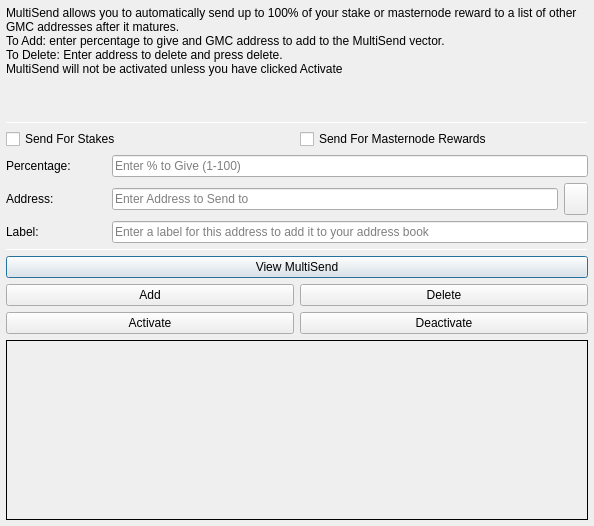
<?xml version="1.0" encoding="UTF-8"?>
<ui version="4.0">
 <class>MultiSendDialog</class>
 <widget class="QDialog" name="MultiSendDialog">
  <property name="windowModality">
   <enum>Qt::NonModal</enum>
  </property>
  <property name="geometry">
   <rect>
    <x>0</x>
    <y>0</y>
    <width>594</width>
    <height>526</height>
   </rect>
  </property>
  <property name="windowTitle">
   <string>MultiSend</string>
  </property>
  <layout class="QVBoxLayout" name="verticalLayout" stretch="0">
   <property name="leftMargin">
    <number>6</number>
   </property>
   <property name="topMargin">
    <number>6</number>
   </property>
   <property name="rightMargin">
    <number>6</number>
   </property>
   <property name="bottomMargin">
    <number>6</number>
   </property>
   <item>
    <layout class="QVBoxLayout" name="verticalLayout_Main" stretch="1,1,1,0,1,1,1">
     <item>
      <widget class="QLabel" name="label_2">
       <property name="lineWidth">
        <number>1</number>
       </property>
       <property name="text">
        <string>MultiSend allows you to automatically send up to 100% of your stake or masternode reward to a list of other GMC addresses after it matures.
To Add: enter percentage to give and GMC address to add to the MultiSend vector.
To Delete: Enter address to delete and press delete.
MultiSend will not be activated unless you have clicked Activate</string>
       </property>
       <property name="alignment">
        <set>Qt::AlignLeading|Qt::AlignLeft|Qt::AlignTop</set>
       </property>
       <property name="wordWrap">
        <bool>true</bool>
       </property>
      </widget>
     </item>
     <item>
      <widget class="Line" name="line">
       <property name="minimumSize">
        <size>
         <width>0</width>
         <height>1</height>
        </size>
       </property>
       <property name="maximumSize">
        <size>
         <width>16777215</width>
         <height>1</height>
        </size>
       </property>
       <property name="orientation">
        <enum>Qt::Horizontal</enum>
       </property>
      </widget>
     </item>
     <item>
      <layout class="QVBoxLayout" name="verticalLayout_Settings">
       <item>
        <layout class="QHBoxLayout" name="horizontalLayout">
         <item>
          <widget class="QCheckBox" name="multiSendStakeCheckBox">
           <property name="text">
            <string>Send For Stakes</string>
           </property>
          </widget>
         </item>
         <item>
          <widget class="QCheckBox" name="multiSendMasternodeCheckBox">
           <property name="text">
            <string>Send For Masternode Rewards</string>
           </property>
          </widget>
         </item>
        </layout>
       </item>
       <item>
        <layout class="QHBoxLayout" name="horizontalLayout_6">
         <item>
          <widget class="QLabel" name="label">
           <property name="minimumSize">
            <size>
             <width>100</width>
             <height>0</height>
            </size>
           </property>
           <property name="toolTip">
            <string>Percentage of stake to send</string>
           </property>
           <property name="text">
            <string>Percentage:</string>
           </property>
          </widget>
         </item>
         <item>
          <widget class="QLineEdit" name="multiSendPercentEdit">
           <property name="toolTip">
            <string>Enter whole numbers 1 - 100</string>
           </property>
           <property name="placeholderText">
            <string>Enter % to Give (1-100)</string>
           </property>
          </widget>
         </item>
        </layout>
       </item>
       <item>
        <layout class="QHBoxLayout" name="horizontalLayout_7">
         <item>
          <widget class="QLabel" name="label_5">
           <property name="minimumSize">
            <size>
             <width>100</width>
             <height>0</height>
            </size>
           </property>
           <property name="toolTip">
            <string>Address to send portion of stake to</string>
           </property>
           <property name="text">
            <string>Address:</string>
           </property>
          </widget>
         </item>
         <item>
          <widget class="QLineEdit" name="multiSendAddressEdit">
           <property name="toolTip">
            <string/>
           </property>
           <property name="placeholderText">
            <string>Enter Address to Send to</string>
           </property>
          </widget>
         </item>
         <item>
          <widget class="QToolButton" name="addressBookButton">
           <property name="maximumSize">
            <size>
             <width>16777215</width>
             <height>32</height>
            </size>
           </property>
           <property name="toolTip">
            <string>Choose an address from the address book</string>
           </property>
           <property name="text">
            <string/>
           </property>
           <property name="icon">
            <iconset resource="../goldmetalcoin.qrc">
             <normaloff>:/icons/address-book</normaloff>:/icons/address-book</iconset>
           </property>
           <property name="shortcut">
            <string>Alt+A</string>
           </property>
          </widget>
         </item>
        </layout>
       </item>
      </layout>
     </item>
     <item>
      <layout class="QHBoxLayout" name="horizontalLayout_3">
       <item>
        <widget class="QLabel" name="label_3">
         <property name="minimumSize">
          <size>
           <width>100</width>
           <height>0</height>
          </size>
         </property>
         <property name="text">
          <string>Label:</string>
         </property>
        </widget>
       </item>
       <item>
        <widget class="QLineEdit" name="labelAddressLabelEdit">
         <property name="placeholderText">
          <string>Enter a label for this address to add it to your address book</string>
         </property>
        </widget>
       </item>
      </layout>
     </item>
     <item>
      <widget class="Line" name="line_2">
       <property name="minimumSize">
        <size>
         <width>0</width>
         <height>1</height>
        </size>
       </property>
       <property name="maximumSize">
        <size>
         <width>16777215</width>
         <height>1</height>
        </size>
       </property>
       <property name="orientation">
        <enum>Qt::Horizontal</enum>
       </property>
      </widget>
     </item>
     <item>
      <layout class="QVBoxLayout" name="verticalLayout_Buttons">
       <item>
        <layout class="QHBoxLayout" name="horizontalLayout_4">
         <item>
          <widget class="QPushButton" name="viewButton">
           <property name="toolTip">
            <string/>
           </property>
           <property name="statusTip">
            <string>View MultiSend Vector</string>
           </property>
           <property name="text">
            <string>View MultiSend</string>
           </property>
          </widget>
         </item>
        </layout>
       </item>
       <item>
        <layout class="QHBoxLayout" name="horizontalLayout_2">
         <item>
          <widget class="QPushButton" name="addButton">
           <property name="toolTip">
            <string/>
           </property>
           <property name="statusTip">
            <string>Add to MultiSend Vector</string>
           </property>
           <property name="text">
            <string>Add</string>
           </property>
          </widget>
         </item>
         <item>
          <widget class="QPushButton" name="deleteButton">
           <property name="toolTip">
            <string/>
           </property>
           <property name="statusTip">
            <string>Delete Address From MultiSend Vector</string>
           </property>
           <property name="text">
            <string>Delete</string>
           </property>
          </widget>
         </item>
        </layout>
       </item>
       <item>
        <layout class="QHBoxLayout" name="horizontalLayout_5">
         <item>
          <widget class="QPushButton" name="activateButton">
           <property name="statusTip">
            <string>Activate MultiSend</string>
           </property>
           <property name="text">
            <string>Activate</string>
           </property>
          </widget>
         </item>
         <item>
          <widget class="QPushButton" name="disableButton">
           <property name="statusTip">
            <string>Deactivate MultiSend</string>
           </property>
           <property name="text">
            <string>Deactivate</string>
           </property>
          </widget>
         </item>
        </layout>
       </item>
      </layout>
     </item>
     <item>
      <widget class="QLabel" name="message">
       <property name="minimumSize">
        <size>
         <width>0</width>
         <height>180</height>
        </size>
       </property>
       <property name="frameShape">
        <enum>QFrame::Panel</enum>
       </property>
       <property name="frameShadow">
        <enum>QFrame::Plain</enum>
       </property>
       <property name="lineWidth">
        <number>1</number>
       </property>
       <property name="midLineWidth">
        <number>1</number>
       </property>
       <property name="text">
        <string/>
       </property>
       <property name="alignment">
        <set>Qt::AlignLeading|Qt::AlignLeft|Qt::AlignTop</set>
       </property>
       <property name="wordWrap">
        <bool>true</bool>
       </property>
      </widget>
     </item>
    </layout>
   </item>
  </layout>
 </widget>
 <resources>
  <include location="../goldmetalcoin.qrc"/>
 </resources>
 <connections/>
</ui>
